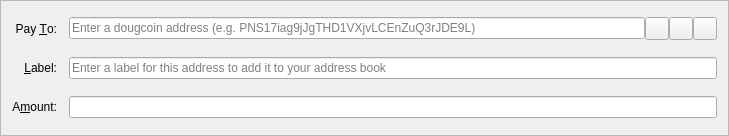
<?xml version="1.0" encoding="UTF-8"?>
<ui version="4.0">
 <class>SendCoinsEntry</class>
 <widget class="QFrame" name="SendCoinsEntry">
  <property name="geometry">
   <rect>
    <x>0</x>
    <y>0</y>
    <width>729</width>
    <height>136</height>
   </rect>
  </property>
  <property name="windowTitle">
   <string>Form</string>
  </property>
  <property name="frameShape">
   <enum>QFrame::StyledPanel</enum>
  </property>
  <property name="frameShadow">
   <enum>QFrame::Sunken</enum>
  </property>
  <layout class="QGridLayout" name="gridLayout">
   <property name="spacing">
    <number>12</number>
   </property>
   <item row="5" column="0">
    <widget class="QLabel" name="label">
     <property name="text">
      <string>A&amp;mount:</string>
     </property>
     <property name="alignment">
      <set>Qt::AlignRight|Qt::AlignTrailing|Qt::AlignVCenter</set>
     </property>
     <property name="buddy">
      <cstring>payAmount</cstring>
     </property>
    </widget>
   </item>
   <item row="3" column="0">
    <widget class="QLabel" name="label_2">
     <property name="text">
      <string>Pay &amp;To:</string>
     </property>
     <property name="alignment">
      <set>Qt::AlignRight|Qt::AlignTrailing|Qt::AlignVCenter</set>
     </property>
     <property name="buddy">
      <cstring>payTo</cstring>
     </property>
    </widget>
   </item>
   <item row="5" column="1">
    <widget class="BitcoinAmountField" name="payAmount"/>
   </item>
   <item row="4" column="1">
    <layout class="QHBoxLayout" name="horizontalLayout_2">
     <property name="spacing">
      <number>0</number>
     </property>
     <item>
      <widget class="QValidatedLineEdit" name="addAsLabel">
       <property name="enabled">
        <bool>true</bool>
       </property>
       <property name="toolTip">
        <string>Enter a label for this address to add it to your address book</string>
       </property>
       <property name="placeholderText">
        <string>Enter a label for this address to add it to your address book</string>
       </property>
      </widget>
     </item>
    </layout>
   </item>
   <item row="4" column="0">
    <widget class="QLabel" name="label_4">
     <property name="text">
      <string>&amp;Label:</string>
     </property>
     <property name="alignment">
      <set>Qt::AlignRight|Qt::AlignTrailing|Qt::AlignVCenter</set>
     </property>
     <property name="buddy">
      <cstring>addAsLabel</cstring>
     </property>
    </widget>
   </item>
   <item row="3" column="1">
    <layout class="QHBoxLayout" name="payToLayout">
     <property name="spacing">
      <number>0</number>
     </property>
     <item>
      <widget class="QValidatedLineEdit" name="payTo">
       <property name="toolTip">
        <string>The address to send the payment to</string>
       </property>
       <property name="maxLength">
        <number>34</number>
       </property>
       <property name="placeholderText">
        <string>Enter a dougcoin address (e.g. PNS17iag9jJgTHD1VXjvLCEnZuQ3rJDE9L)</string>
       </property>
      </widget>
     </item>
     <item>
      <widget class="QToolButton" name="addressBookButton">
       <property name="toolTip">
        <string>Choose address from address book</string>
       </property>
       <property name="text">
        <string/>
       </property>
       <property name="icon">
        <iconset resource="../bitcoin.qrc">
         <normaloff>:/icons/address-book</normaloff>:/icons/address-book</iconset>
       </property>
       <property name="shortcut">
        <string>Alt+A</string>
       </property>
      </widget>
     </item>
     <item>
      <widget class="QToolButton" name="pasteButton">
       <property name="toolTip">
        <string>Paste address from clipboard</string>
       </property>
       <property name="text">
        <string/>
       </property>
       <property name="icon">
        <iconset resource="../bitcoin.qrc">
         <normaloff>:/icons/editpaste</normaloff>:/icons/editpaste</iconset>
       </property>
       <property name="shortcut">
        <string>Alt+P</string>
       </property>
      </widget>
     </item>
     <item>
      <widget class="QToolButton" name="deleteButton">
       <property name="toolTip">
        <string>Remove this recipient</string>
       </property>
       <property name="text">
        <string/>
       </property>
       <property name="icon">
        <iconset resource="../bitcoin.qrc">
         <normaloff>:/icons/remove</normaloff>:/icons/remove</iconset>
       </property>
      </widget>
     </item>
    </layout>
   </item>
  </layout>
 </widget>
 <customwidgets>
  <customwidget>
   <class>BitcoinAmountField</class>
   <extends>QLineEdit</extends>
   <header>bitcoinamountfield.h</header>
   <container>1</container>
  </customwidget>
  <customwidget>
   <class>QValidatedLineEdit</class>
   <extends>QLineEdit</extends>
   <header>qvalidatedlineedit.h</header>
  </customwidget>
 </customwidgets>
 <resources>
  <include location="../bitcoin.qrc"/>
 </resources>
 <connections/>
</ui>
